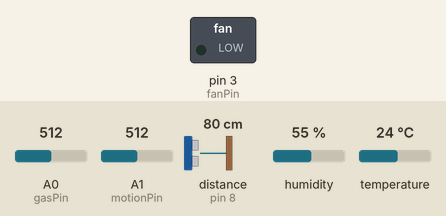
This sketch was run on a simulated Arduino Uno, built with avr-gcc and run on an emulated ATmega328P. Shown: switched loads named in the sketch (green lamp = pin HIGH). Wiring (inferred from the names in the program): ultrasonic range finder: trigger pin 7; echo pin 8. The inputs (shaded band) are chosen by the test bench; at power-on: temperature 24 °C, A1 (motionPin) = 512, A0 (gasPin) = 512, distance to the obstacle (sensor on pin 8) 80 cm, humidity 55 %. The echo pulse lasts 58.3 µs per cm; pins used as bus, display or sensor lines are not drawn; what the sketch prints to the serial monitor is not drawn.

Above: at 2.7 s.
2.8 s: temperature set to 29 °C
4.7 s: temperature set to 32 °C
At 6.0 s:
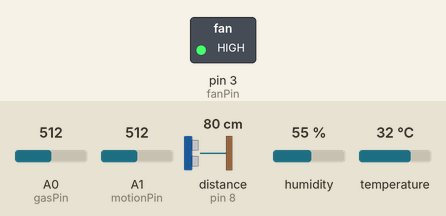
8.7 s: A1 (motionPin) set to 493
10.8 s: A0 (gasPin) set to 790
16.8 s: A0 (gasPin) set to 813
Timing chart, 0 to 19.5 s (numbered marks = the images above; inputs shaded):
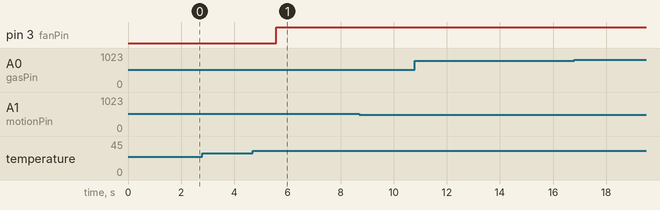

The sketch:

master_sensors.ino
```cpp
#include <DHT.h>

#define proximityEchoPin 8
#define proximityTrigPin 7
#define gasPin A0
#define motionPin A1
#define tempPin 2
#define fanPin 3

#define proximityThreshold 30
#define gasThreshold 800

enum{
    GASLEAK,
    MOTION,
    INTRUDER
};

DHT dht11(tempPin, DHT11);


void setup(){
    Serial.begin(9600);
    //Serial1.begin(9600);

    // Sensor PINS setup //
    pinMode(proximityTrigPin, OUTPUT); // Sets the trigPin as an Output
    pinMode(proximityEchoPin, INPUT); // Sets the echoPin as an Input
    pinMode(gasPin,INPUT);
    pinMode(motionPin,INPUT);
    pinMode(tempPin,INPUT);
    pinMode(fanPin,OUTPUT);
    // ------------------ //
    dht11.begin(); // initialize the temp sensor


    delay(1500); // wait for gas sensor to warm up
}

void loop(){

    // read sensors logic //
    bool motion = IsMotion();
    bool proximity = ReadProximity() < proximityThreshold;
    bool gas = IsGas();
    HeatCheck();
    // ------------------ //

    //SendState( (motion) | (proximity << 1) | (gas << 2) );
    //SendState('X');
    char x;
    if (motion && proximity && gas) {
    x = 'A';  // All true
    } else if (motion && proximity && !gas) {
      x = 'B';  // Motion and Proximity true, Gas false
    } else if (motion && !proximity && gas) {
      x = 'C';  // Motion and Gas true, Proximity false
    } else if (motion && !proximity && !gas) {
      x = 'D';  // Only Motion true
    } else if (!motion && proximity && gas) {
      x = 'E';  // Proximity and Gas true, Motion false
    } else if (!motion && proximity && !gas) {
      x = 'F';  // Only Proximity true
    } else if (!motion && !proximity && gas) {
      x = 'G';  // Only Gas true
    } else {
      x = 'H';  // All false
    }
    SendState(x);

    delay(100);

}

void SendState(char x){
    Serial.print(x);
}

bool IsMotion(){
  return analogRead(motionPin) > 500;
}

float ReadProximity(){
    long duration;
    int distance;

    delayMicroseconds(2);
    // Sets the trigPin on HIGH state for 10 micro seconds
    digitalWrite(proximityTrigPin, HIGH);
    delayMicroseconds(10);
    digitalWrite(proximityTrigPin, LOW);
    // Reads the echoPin, returns the sound wave travel time in microseconds
    duration = pulseIn(proximityEchoPin, HIGH);
    // Calculating the distance
    distance = duration * 0.034 / 2;
    // Prints the distance on the Serial Monitor
    return distance;
}

bool IsGas(){
    return analogRead(gasPin) > gasThreshold;

}

void HeatCheck(){
    if(dht11.readTemperature() > 30) // start Fan
    {
        digitalWrite(fanPin, HIGH);
    }
    else
    {
        digitalWrite(fanPin, LOW);
    }
}
```

Measured:
- the behaviour switches between 30 and 31 °C on temperature (found by bisection; images 0 and 1)
- after the input at 2.8 s, every drawn part: stays the same
- after the input at 4.7 s, pin 3 (fanPin): LOW → HIGH after 0.88 s
- after the input at 8.7 s, every drawn part: stays the same
- after the input at 10.8 s, every drawn part: stays the same
- after the input at 16.8 s, every drawn part: stays the same
